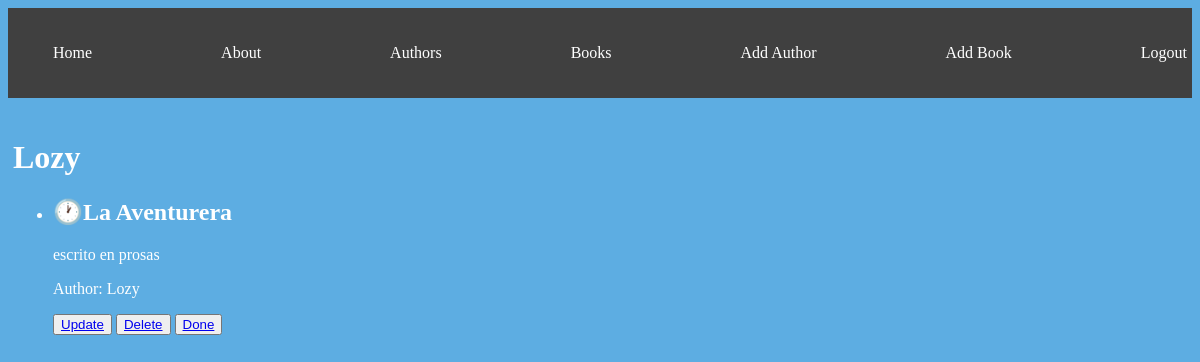
The app's page /books_of_author/2 (signed in) with its own data.
### gallery/models.py (models this page shows, shortened)
class Author(models.Model):
    name = models.CharField(max_length=200)
    user = models.ForeignKey(User, on_delete=models.CASCADE)
    def __str__(self):
        return self.name

class Book(models.Model):
    title = models.CharField(max_length=200)
    description = models.TextField(blank=True)
    done = models.BooleanField(default=False)
    user = models.ForeignKey(User, on_delete=models.CASCADE)
    author = models.ForeignKey(Author, on_delete=models.CASCADE)

### gallery/views.py (the view)
# urls.py: path('books_of_author/<int:pk>', views.books_of_author, name='books_of_author'),
@login_required
def books_of_author(request, pk):
    author = get_object_or_404(Author, pk=pk)
    books = Book.objects.filter(author_id=pk)
    return render(request, 'books_of_author.html', {
        'author': author,
        'books': books
    })

### gallery/templates/books_of_author.html
{% extends 'base.html' %}
{% block content %}
<h1>{{author}}</h1>
{% for i in books %}
<ul>
    <li><h2>{% if i.done == False %}🕐{% else %}✅{% endif %}{{i.title}}</h2></li>
    <p>{{i.description}}</p>
    <p>Author: {{i.author.name}}</p>
    <button>
        <a href="{% url 'update' i.id %}">Update</a>
    </button>
    <button>
        <a href="{% url 'delete_book' i.id %}">Delete</a>
    </button>
    <button>
        <a href="{% url 'done_book' i.id %}">Done</a>
    </button>
</ul>
{% endfor %}
{% endblock %}

### gallery/static/styles/main.css (style rules this page uses)
body { background: #5DADE2; color: white; }

### records on screen
Author: name "Lozy"
Book: title "La Aventurera", description "escrito en prosas", author.name "Lozy"
